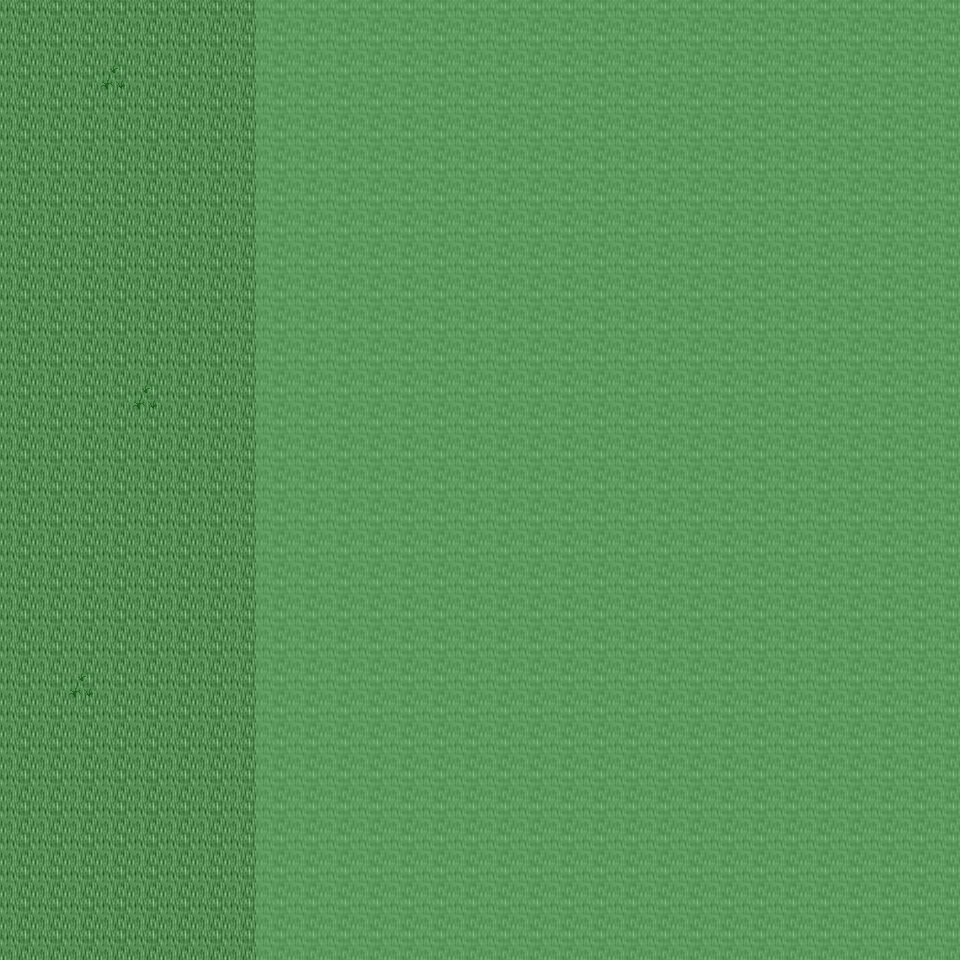

Rendered tile map (Tiled .tmx) drawn with the repository's tilesets; below, a short description and the map source with its tile grids summarised:
An orthogonal 30x30 tile map with 32x32 px tiles, 6 tile layers (Ground, Object, Object2, Above, ...), 37 tilesets and 3 objects (3x mapchange).

<map version="1.0" orientation="orthogonal" renderorder="right-down" width="30" height="30" tilewidth="32" tileheight="32" nextobjectid="4">
  <tileset firstgid="1" name="tileset_ground_ground" tilewidth="32" tileheight="32" tilecount="33" columns="3">
    <image source="../drawable/tileset_ground_ground.png" width="96" height="352" />
  </tileset>
  <tileset firstgid="34" name="tileset_ground_water_water" tilewidth="32" tileheight="32" tilecount="24" columns="3">
    <image source="../drawable/tileset_ground_water_water.png" width="96" height="256" />
  </tileset>
  <tileset firstgid="58" name="tileset_ground_square_patch" tilewidth="32" tileheight="32" tilecount="9" columns="3">
    <image source="../drawable/tileset_ground_square_patch.png" width="96" height="96" />
  </tileset>
  <tileset firstgid="67" name="tileset_building_wall_wall_brown" tilewidth="32" tileheight="32" tilecount="12" columns="3">
    <image source="../drawable/tileset_building_wall_wall_brown.png" width="96" height="128" />
  </tileset>
  <tileset firstgid="79" name="tileset_ground_water_pool_grassy" tilewidth="32" tileheight="32" tilecount="27" columns="9">
    <image source="../drawable/tileset_ground_water_pool_grassy.png" width="288" height="96" />
  </tileset>
  <tileset firstgid="106" name="tileset_ground_ridge_earth_dark" tilewidth="32" tileheight="32" tilecount="96" columns="12">
    <image source="../drawable/tileset_ground_ridge_earth_dark.png" width="384" height="256" />
  </tileset>
  <tileset firstgid="202" name="tileset_plant_grasses" tilewidth="32" tileheight="32" tilecount="6" columns="3">
    <image source="../drawable/tileset_plant_grasses.png" width="96" height="64" />
  </tileset>
  <tileset firstgid="208" name="tileset_plant_flower_daisy_white" tilewidth="32" tileheight="32" tilecount="8" columns="2">
    <image source="../drawable/tileset_plant_flower_daisy_white.png" width="64" height="128" />
  </tileset>
  <tileset firstgid="216" name="tileset_ground_rock_pebbles" tilewidth="32" tileheight="32" tilecount="3" columns="1">
    <image source="../drawable/tileset_ground_rock_pebbles.png" width="32" height="96" />
  </tileset>
  <tileset firstgid="219" name="tileset_ground_rock_rocks_2" tilewidth="32" tileheight="32" tilecount="4" columns="2">
    <image source="../drawable/tileset_ground_rock_rocks_2.png" width="64" height="64" />
  </tileset>
  <tileset firstgid="223" name="tileset_item_pot_pot_grey" tilewidth="32" tileheight="32" tilecount="1" columns="1">
    <image source="../drawable/tileset_item_pot_pot_grey.png" width="32" height="32" />
  </tileset>
  <tileset firstgid="224" name="tileset_plant_bush_bushes" tilewidth="32" tileheight="32" tilecount="10" columns="5">
    <image source="../drawable/tileset_plant_bush_bushes.png" width="160" height="64" />
  </tileset>
  <tileset firstgid="234" name="tileset_ground_ladder_vertical_dark" tilewidth="32" tileheight="32" tilecount="3" columns="3">
    <image source="../drawable/tileset_ground_ladder_vertical_dark.png" width="96" height="32" />
  </tileset>
  <tileset firstgid="237" name="tileset_ground_ladder_horizontal_dark" tilewidth="32" tileheight="32" tilecount="3" columns="1">
    <image source="../drawable/tileset_ground_ladder_horizontal_dark.png" width="32" height="96" />
  </tileset>
  <tileset firstgid="240" name="tileset_plant_flower_daisy_blue" tilewidth="32" tileheight="32" tilecount="8" columns="2">
    <image source="../drawable/tileset_plant_flower_daisy_blue.png" width="64" height="128" />
  </tileset>
  <tileset firstgid="248" name="tileset_ground_grass_edges" tilewidth="32" tileheight="32" tilecount="36" columns="12">
    <image source="../drawable/tileset_ground_grass_edges.png" width="384" height="96" />
  </tileset>
  <tileset firstgid="284" name="tileset_ground_grass_corners" tilewidth="32" tileheight="32" tilecount="24" columns="6">
    <image source="../drawable/tileset_ground_grass_corners.png" width="192" height="128" />
  </tileset>
  <tileset firstgid="308" name="tileset_ground_cobbled_paving" tilewidth="32" tileheight="32" tilecount="1" columns="1">
    <image source="../drawable/tileset_ground_cobbled_paving.png" width="32" height="32" />
  </tileset>
  <tileset firstgid="309" name="tileset_building_door_door_n" tilewidth="32" tileheight="32" tilecount="6" columns="3">
    <image source="../drawable/tileset_building_door_door_n.png" width="96" height="64" />
  </tileset>
  <tileset firstgid="315" name="tileset_building_door_closed" tilewidth="32" tileheight="32" tilecount="1" columns="1">
    <image source="../drawable/tileset_building_door_closed.png" width="32" height="32" />
  </tileset>
  <tileset firstgid="316" name="tileset_building_window_window_right" tilewidth="32" tileheight="32" tilecount="2" columns="2">
    <image source="../drawable/tileset_building_window_window_right.png" width="64" height="32" />
  </tileset>
  <tileset firstgid="318" name="tileset_plant_flower_daisy_red" tilewidth="32" tileheight="32" tilecount="8" columns="2">
    <image source="../drawable/tileset_plant_flower_daisy_red.png" width="64" height="128" />
  </tileset>
  <tileset firstgid="326" name="tileset_building_window_window_long" tilewidth="32" tileheight="32" tilecount="3" columns="3">
    <image source="../drawable/tileset_building_window_window_long.png" width="96" height="32" />
  </tileset>
  <tileset firstgid="329" name="tileset_plant_flower_daisy_yellow" tilewidth="32" tileheight="32" tilecount="8" columns="2">
    <image source="../drawable/tileset_plant_flower_daisy_yellow.png" width="64" height="128" />
  </tileset>
  <tileset firstgid="337" name="tileset_furniture_light_flames" tilewidth="32" tileheight="32" tilecount="6" columns="6">
    <image source="../drawable/tileset_furniture_light_flames.png" width="192" height="32" />
  </tileset>
  <tileset firstgid="343" name="tileset_building_fence_fence_chunky" tilewidth="32" tileheight="32" tilecount="21" columns="3">
    <image source="../drawable/tileset_building_fence_fence_chunky.png" width="96" height="224" />
  </tileset>
  <tileset firstgid="364" name="tileset_plant_tree_tree_green" tilewidth="32" tileheight="32" tilecount="88" columns="8">
    <image source="../drawable/tileset_plant_tree_tree_green.png" width="256" height="352" />
  </tileset>
  <tileset firstgid="452" name="tileset_plant_tree_tree_darkgreen" tilewidth="32" tileheight="32" tilecount="88" columns="8">
    <image source="../drawable/tileset_plant_tree_tree_darkgreen.png" width="256" height="352" />
  </tileset>
  <tileset firstgid="540" name="tileset_item_sign_large" tilewidth="32" tileheight="32" tilecount="15" columns="5">
    <image source="../drawable/tileset_item_sign_large.png" width="160" height="96" />
  </tileset>
  <tileset firstgid="555" name="tileset_ground_ladder_small" tilewidth="32" tileheight="32" tilecount="1" columns="1">
    <image source="../drawable/tileset_ground_ladder_small.png" width="32" height="32" />
  </tileset>
  <tileset firstgid="556" name="tileset_building_roof_blue" tilewidth="32" tileheight="32" tilecount="20" columns="5">
    <image source="../drawable/tileset_building_roof_blue.png" width="160" height="128" />
  </tileset>
  <tileset firstgid="576" name="tileset_building_decoration_chimney" tilewidth="32" tileheight="32" tilecount="2" columns="1">
    <image source="../drawable/tileset_building_decoration_chimney.png" width="32" height="64" />
  </tileset>
  <tileset firstgid="578" name="tileset_logic_creature_rodent" tilewidth="32" tileheight="32" tilecount="8" columns="8">
    <image source="../drawable/tileset_logic_creature_rodent.png" width="256" height="32" />
  </tileset>
  <tileset firstgid="586" name="tileset_logic_collision" tilewidth="32" tileheight="32" tilecount="1" columns="1">
    <image source="../drawable/tileset_logic_collision.png" width="32" height="32" />
  </tileset>
  <tileset firstgid="587" name="tileset_ground_water_water_corners" tilewidth="32" tileheight="32" tilecount="12" columns="6">
    <image source="../drawable/tileset_ground_water_water_corners.png" width="192" height="64" />
  </tileset>
  <tileset firstgid="599" name="tileset_ground_green_paving" tilewidth="32" tileheight="32" tilecount="18" columns="3">
    <image source="../drawable/tileset_ground_green_paving.png" width="96" height="192" />
  </tileset>
  <tileset firstgid="617" name="tileset_furniture_light_small_lamp" tilewidth="32" tileheight="32" tilecount="4" columns="4">
    <image source="../drawable/tileset_furniture_light_small_lamp.png" width="128" height="32" />
  </tileset>
  <layer name="Ground" width="30" height="30">
    <data>[900 cells, 900 non-empty, 1 distinct tile ids]</data>
  </layer>
  <layer name="Object" width="30" height="30">
    <data>[900 cells, 34 non-empty, 4 distinct tile ids]</data>
  </layer>
  <layer name="Object2" width="30" height="30">
    <data>[900 cells, 0 non-empty, 0 distinct tile ids]</data>
  </layer>
  <layer name="Above" width="30" height="30">
    <data>[900 cells, 0 non-empty, 0 distinct tile ids]</data>
  </layer>
  <layer name="Above2" width="30" height="30">
    <data>[900 cells, 0 non-empty, 0 distinct tile ids]</data>
  </layer>
  <layer name="Walkable" width="30" height="30">
    <data>[900 cells, 660 non-empty, 1 distinct tile ids]</data>
  </layer>
  <objectgroup name="MapEvents">
    <object id="1" name="north" type="mapchange" x="0" y="0" width="256" height="32">
      <properties>
        <property name="map" value="0_ados_mountain_n2_w2_x4_y0" />
        <property name="place" value="south" />
      </properties>
    </object>
    <object id="2" name="south" type="mapchange" x="0" y="928" width="256" height="32">
      <properties>
        <property name="map" value="0_ados_mountain_n2_w2_x4_y2" />
        <property name="place" value="north" />
      </properties>
    </object>
    <object id="3" name="west" type="mapchange" x="0" y="0" width="32" height="960">
      <properties>
        <property name="map" value="0_ados_mountain_n2_w2_x3_y1" />
        <property name="place" value="east" />
      </properties>
    </object>
  </objectgroup>
</map>
